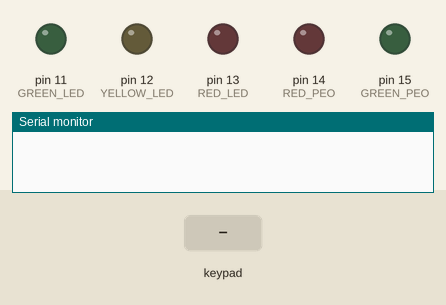
A sketch run on a simulated Arduino Uno, built with avr-gcc and run on an emulated ATmega328P. Parts: output pins drawn as LEDs (lit = HIGH), the last lines printed to the serial monitor. The inputs (shaded band) are chosen by the test bench.

Above: at 1.2 s.
1.3 s: key '2' pressed
At 2.1 s:
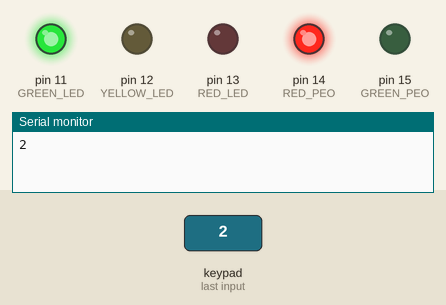
At 3.4 s:
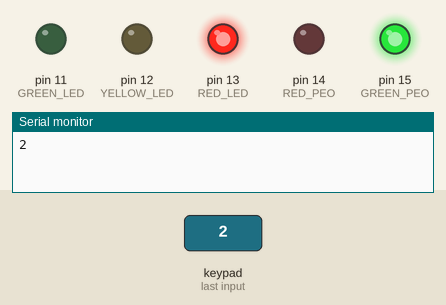
4.3 s: keypad keys 5 4 3 2 pressed 0.4 s apart
At 12.2 s:
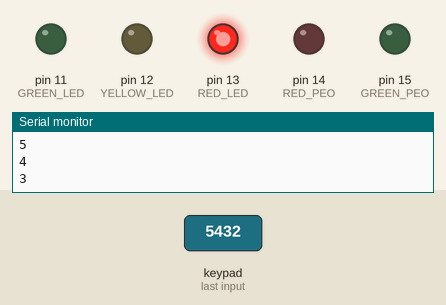
Timing chart, 0 to 17.9 s (numbered marks = the images above; inputs shaded):
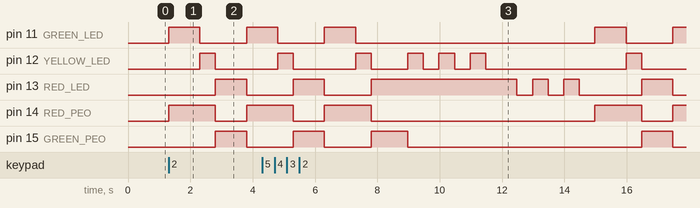

Measured:
- after the input at 1.3 s, pin 11 (GREEN_LED): LOW → HIGH at once, → LOW 1.0 s later, → HIGH 1.5 s later; pin 12 (YELLOW_LED): LOW → HIGH after 1.0 s, → LOW 0.50 s later; pin 13 (RED_LED), pin 15 (GREEN_PEO): LOW → HIGH after 1.5 s, → LOW 1.0 s later; pin 14 (RED_PEO): LOW → HIGH at once, → LOW 1.5 s later, → HIGH 1.0 s later

The sketch:

Experimento3.ino
```cpp
#include <Keypad.h>

#define RED_LED 13
#define YELLOW_LED 12
#define GREEN_LED 11
#define RED_PEO 14
#define GREEN_PEO 15

const byte numRows= 4; //number of rows on the keypad
const byte numCols= 4; //number of columns on the keypad
int led = RED_LED;

char keymap[numRows][numCols]= {
  {'1', '2', '3', 'A'},
  {'4', '5', '6', 'B'},
  {'7', '8', '9', 'C'},
  {'*', '0', '#', 'D'}
};

byte rowPins[numRows] = {9, 8, 7, 6}; //Rows 0 to 3
byte colPins[numCols]= {5, 4, 3, 2}; //Columns 0 to 3

Keypad myKeypad = Keypad(makeKeymap(keymap), rowPins, colPins, numRows, numCols);
char lastKeyPressed = NO_KEY;

void setup() {
  Serial.begin(9600);
  pinMode(RED_LED, OUTPUT);
  pinMode(GREEN_LED, OUTPUT);
  pinMode(YELLOW_LED, OUTPUT);
  pinMode(RED_PEO, OUTPUT);
  pinMode(GREEN_PEO, OUTPUT);
}

void loop() {
  char keypressed = myKeypad.getKey();
  if (keypressed != NO_KEY && keypressed != lastKeyPressed) {
    lastKeyPressed = keypressed;
    Serial.println(lastKeyPressed);
  }
  if (lastKeyPressed != NO_KEY) {
    executeAction(lastKeyPressed);
  }
}

void executeAction(char key) {
  switch (key) {
    case '1':
    //Apaga el semaforo
      off_traffic();
      off_peo();
      break;
    case '2':
    //Semaforo
      traffic();
      break;
    case '3':
    //Madrugada rojo
      off_peo();
      blinkLED(RED_LED, 500);
      break;
    case '4':
    //Ovalo amarillo
      off_peo();
      blinkLED(YELLOW_LED, 500);
      break;
    default:
      break;
  }
}

void traffic() {
  digitalWrite(GREEN_LED, HIGH);
  digitalWrite(RED_PEO, HIGH);
  digitalWrite(RED_LED, LOW);
  digitalWrite(GREEN_PEO, LOW);
  delay(1000);
  digitalWrite(YELLOW_LED, HIGH);
  digitalWrite(GREEN_LED, LOW);
  delay(500);
  digitalWrite(YELLOW_LED, LOW);
  digitalWrite(RED_LED, HIGH);
  digitalWrite(GREEN_PEO, HIGH);
  digitalWrite(RED_PEO, LOW);
  delay(1000);
}

void signalAll() {
  digitalWrite(RED_LED, HIGH);
  digitalWrite(GREEN_LED, HIGH);
  delay(1000);
  digitalWrite(RED_LED, LOW);
  digitalWrite(GREEN_LED, LOW);
  digitalWrite(YELLOW_LED, HIGH);
  delay(1000);
  digitalWrite(YELLOW_LED, LOW);
}

void blinkLED(int ledPin, int delayTime) {
  digitalWrite(ledPin, HIGH);
  delay(delayTime);
  digitalWrite(ledPin, LOW);
  delay(delayTime);
}

void specialDisplay() {
  digitalWrite(RED_LED, HIGH);
  digitalWrite(YELLOW_LED, HIGH);
  digitalWrite(GREEN_LED, HIGH);
  delay(500);
  digitalWrite(GREEN_LED, LOW);
  delay(500);
  digitalWrite(GREEN_LED, HIGH);
  delay(500);
}

void off_traffic(){
  digitalWrite(RED_LED, LOW);
  digitalWrite(YELLOW_LED, LOW);
  digitalWrite(GREEN_LED, LOW);
}

void off_peo(){
  digitalWrite(RED_PEO, LOW);
  digitalWrite(GREEN_PEO, LOW);
}
```
